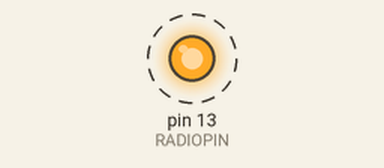
The sketch below on a simulated Arduino Uno, built with avr-gcc and run on an emulated ATmega328P. Shown: output pins drawn as LEDs (lit = HIGH). Dashed ring = blinking.

Above: at 0.5 s.
Timing chart, 0 to 4.6 s (numbered marks = the images above):
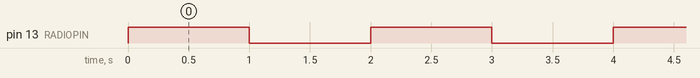

Measured:
- by itself, pin 13 (RADIOPIN): alternates HIGH for 1.0 s and LOW for 1.0 s

The sketch:

Blink.ino
```cpp
#define RADIOPIN 13

// the setup function runs once when you press reset or power the board
void setup() {
  // initialize digital pin LED_BUILTIN as an output.
  pinMode(RADIOPIN, OUTPUT);
}

// the loop function runs over and over again forever
void loop() {
  digitalWrite(RADIOPIN, HIGH);   // turn the LED on (HIGH is the voltage level)
  delay(1000);                       // wait for a second
  digitalWrite(RADIOPIN, LOW);    // turn the LED off by making the voltage LOW
  delay(1000);                       // wait for a second
}
```
